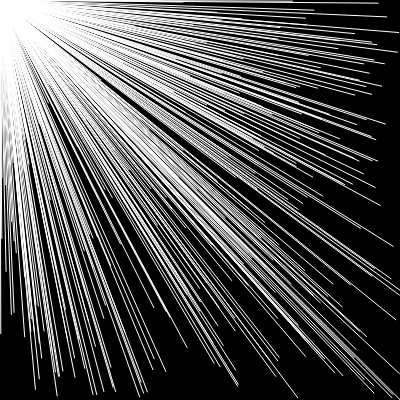
Frame 1 (no input)
Frame 60 (no input): identical to frame 1, image omitted
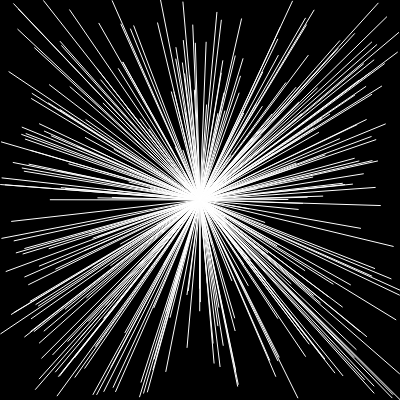
Frame 120 (the mouse pressed at the canvas centre since frame 60)

The p5.js sketch that drew these frames (run headless with seeded random() and noise() and a simulated clock; from frame 60 on, the mouse is pressed at the canvas centre):

// p5.js sketch
// ── sketch.js

function Vector() {
  this.x = random(0,width)
  this.y = random(0,height)
  this.v = createVector(this.x,this.y)

  this.show = function(){
    stroke(255)
    line(this.x,this.y,mouseX,mouseY)
  }
  
}

let vectors = []

function setup() {
  createCanvas(400, 400);
  for(var i=0;i<333;i++){
    vectors.push(new Vector())
  }
}

function draw() {
  background(0);
  for(var i=0;i<333;i++){
    vectors[i].show()
  }
}
